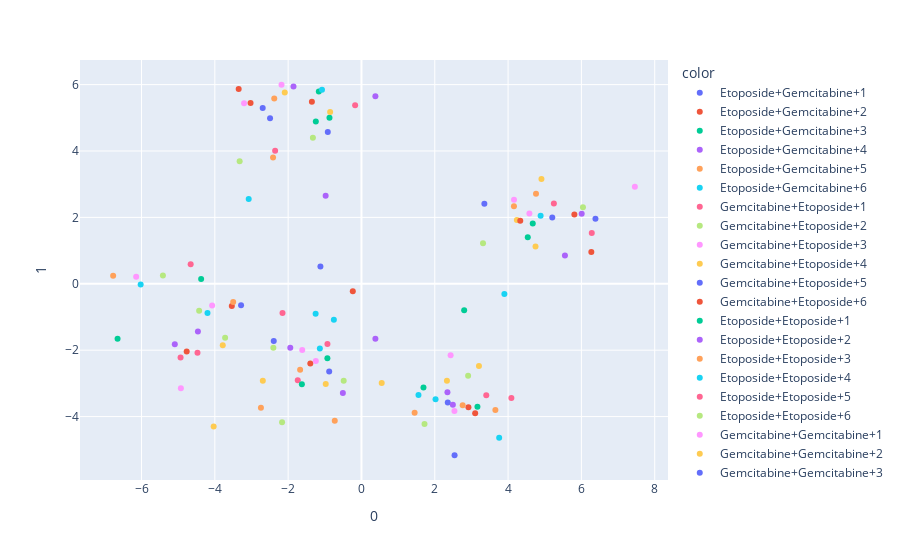

Notebook source saved alongside this figure:
### Code cell
import plotly.express as px
from sklearn.decomposition import PCA
from sklearn.preprocessing import StandardScaler
model = LinearDiscriminantAnalysis(n_components=4)
y2=[]
for i in range(24):
    y2.append('DNA')
for j in range(24):
    y2.append('MT')
for k in range(24):
    y2.append('HSP')
for m in range(24):
    y2.append('PROT')
for n in range(24):
    y2.append('HDAC')
#model.fit(X_drug, y)
#X_drug2 = model.transform(X_drug)
X_drug3=training.iloc[:,2:240].values
X_drug3=model.fit(X_drug3,y2).transform(X_drug3)
fig = px.scatter(X_drug3, x=0, y=1, color=training['drug_name'])
fig.show()
#these 5 groups are very clearly separated, as we can see in the image
